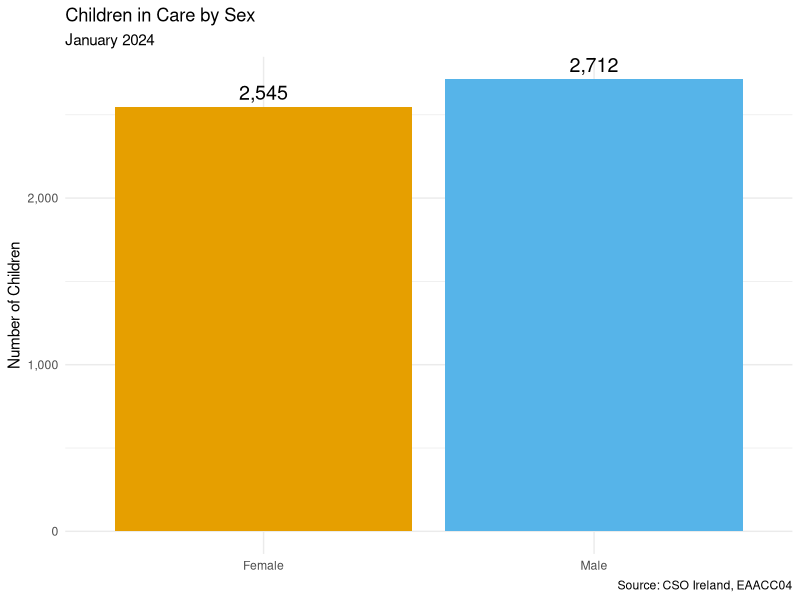
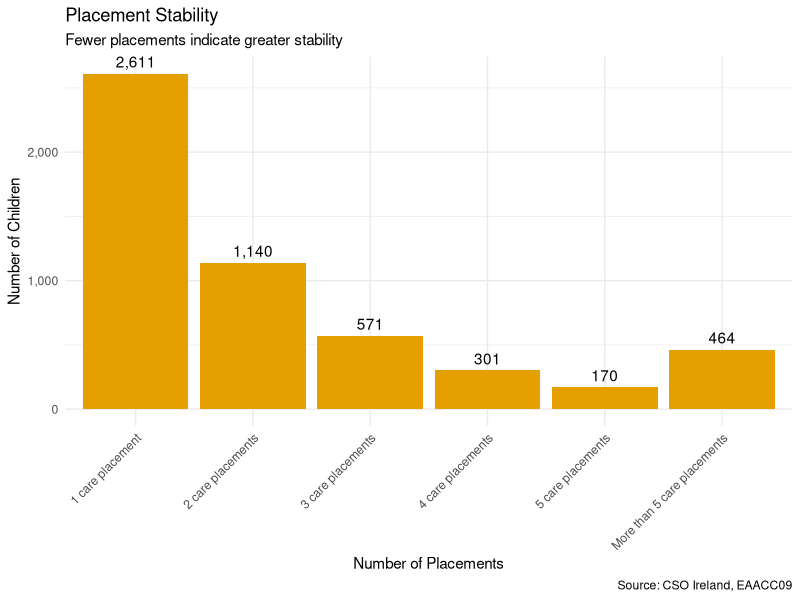
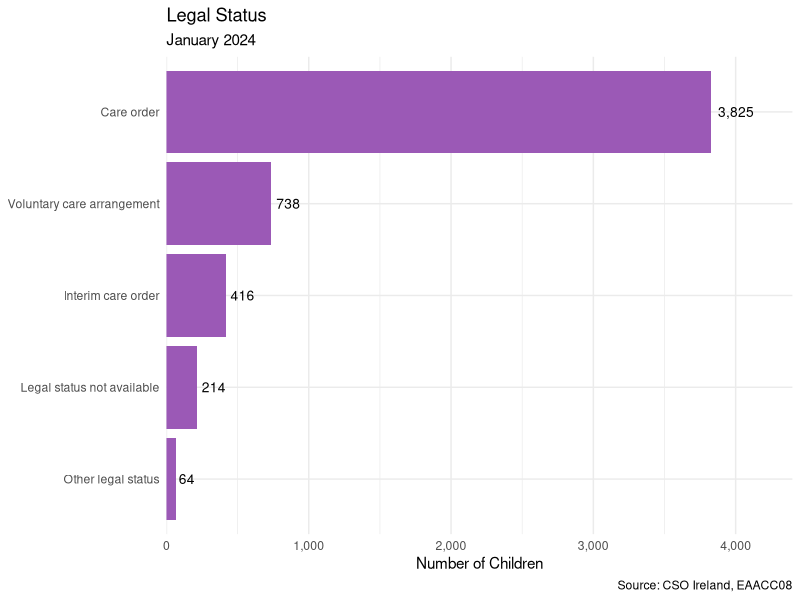
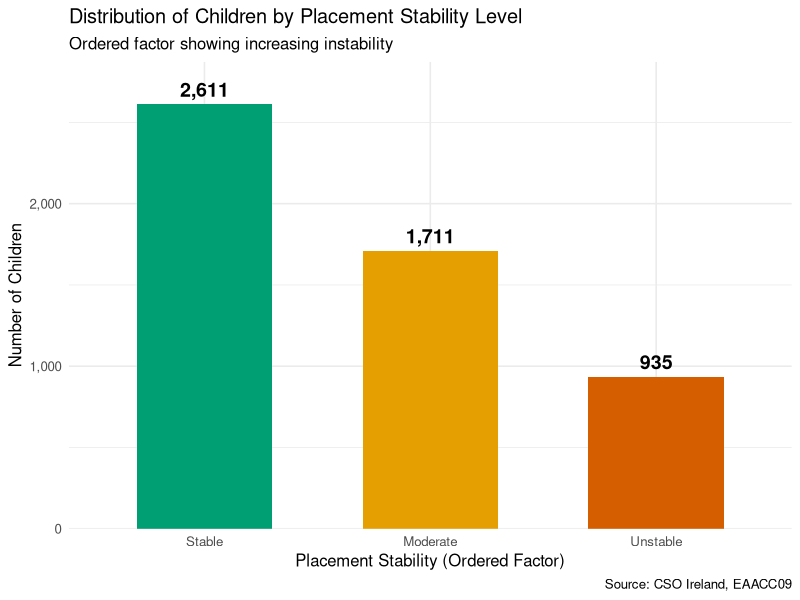
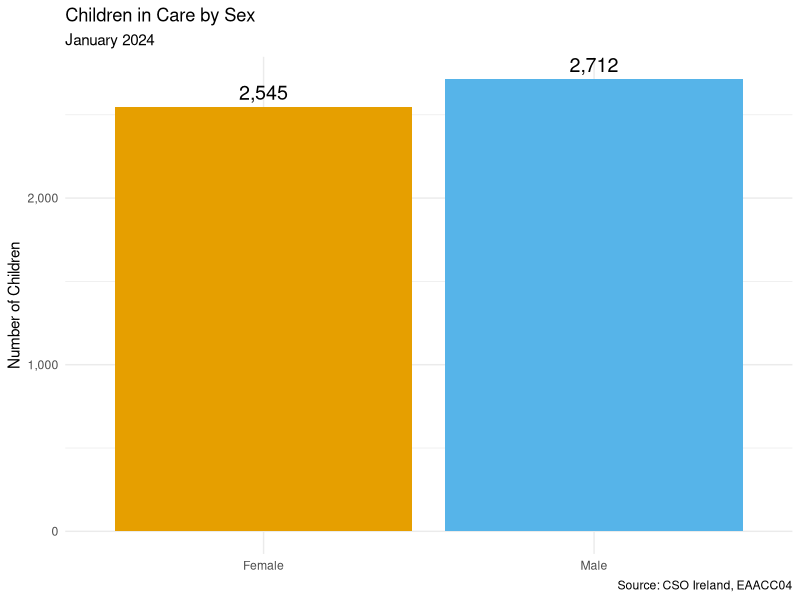
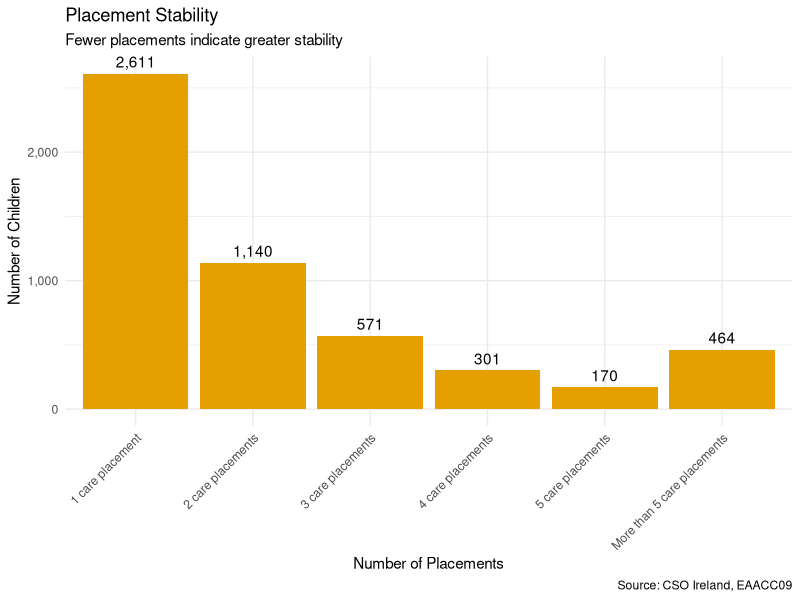
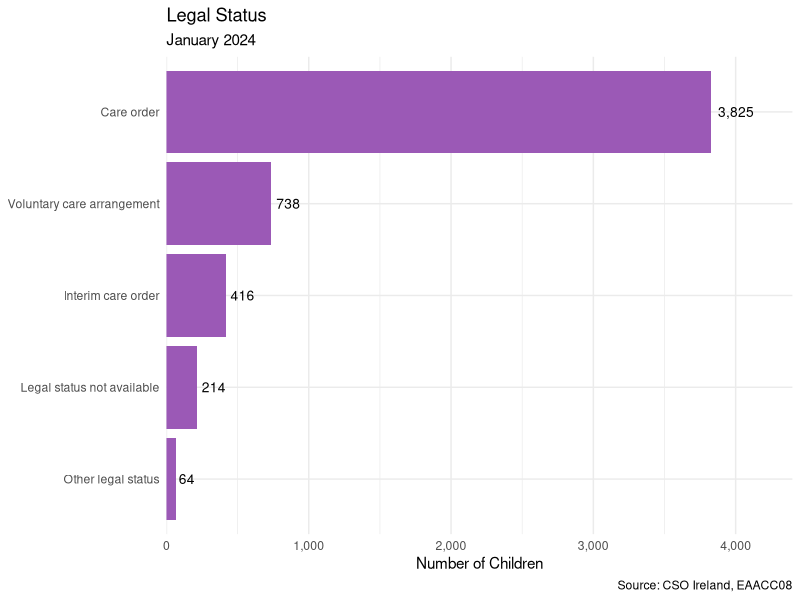
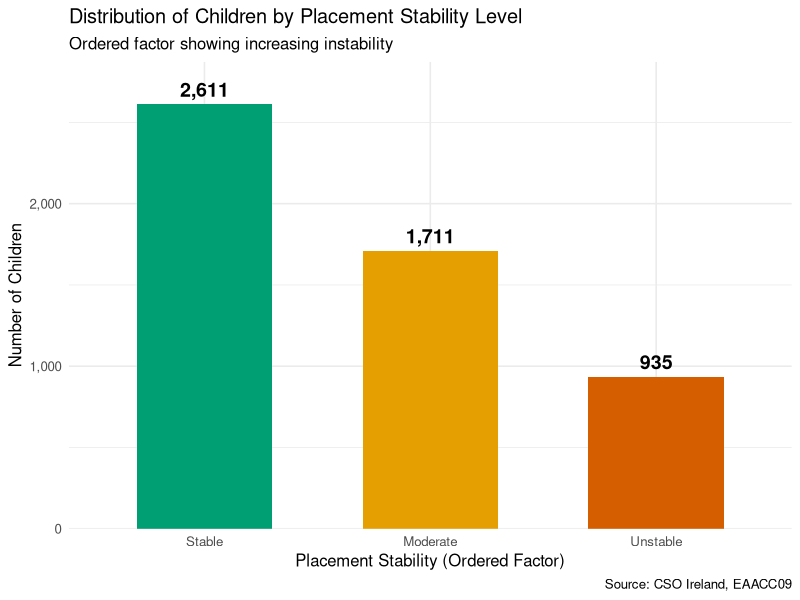

Generate these figures, in order, with R: (Note: this script raises an error after producing the figures.)
## ---- chunk 1

# Load packages
library(tidyverse)  # Data manipulation and visualisation
library(purrr)      # Functional programming
library(knitr)      # Tables
library(scales)     # Number formatting

# Create output directory
dir.create("plots", showWarnings = FALSE)

# Set ggplot theme
theme_set(theme_minimal(base_size = 11))
## ---- chunk 2
# Load EAACC tables

sex_data <- read_csv("data/EAACC04.csv", show_col_types = FALSE)
legal_data <- read_csv("data/EAACC08.csv", show_col_types = FALSE)
placement_data <- read_csv("data/EAACC09.csv", show_col_types = FALSE)

glimpse(sex_data)
## ---- chunk 3
sex_summary <- sex_data |>
  filter(Statistic == "Children in care in January 2024",
         Sex != "Both sexes") |>
  select(Sex, Count = `January 2024`) |>
  mutate(Percentage = round(Count / sum(Count) * 100, 1))

kable(sex_summary, caption = "Children in Care by Sex")

# Plot
ggplot(sex_summary, aes(x = Sex, y = Count, fill = Sex)) +
  geom_col() +
  geom_text(aes(label = comma(Count)), vjust = -0.5, size = 5) +
  scale_fill_manual(values = c("Male" = "#56B4E9", "Female" = "#E69F00")) +
  labs(title = "Children in Care by Sex", 
       subtitle = "January 2024",
       x = NULL, 
       y = "Number of Children",
       caption = "Source: CSO Ireland, EAACC04") +
  theme(legend.position = "none") +
  scale_y_continuous(labels = comma)

ggsave("plots/sex_distribution.png", width = 10, height = 6)
## ---- chunk 4
# Using purrr (REQUIRED!)
placement_summary <- placement_data |>
  filter(Statistic == "Children in care in January 2024",
         !str_detect(Number.of.Placements, "Total")) |>
  select(Placements = Number.of.Placements, Count = `January 2024`)

# Calculate statistics using purrr::map_dbl
placement_pcts <- map_dbl(placement_summary$Count, ~.x / 5257 * 100)

placement_summary <- placement_summary |>
  mutate(Percentage = round(placement_pcts, 1))

kable(placement_summary, caption = "Placement Stability")

# Plot
ggplot(placement_summary, aes(x = Placements, y = Count)) +
  geom_col(fill = "#E69F00") +
  geom_text(aes(label = comma(Count)), vjust = -0.5) +
  labs(title = "Placement Stability", 
       subtitle = "Fewer placements indicate greater stability",
       x = "Number of Placements", 
       y = "Number of Children",
       caption = "Source: CSO Ireland, EAACC09") +
  theme(axis.text.x = element_text(angle = 45, hjust = 1)) +
  scale_y_continuous(labels = comma)

ggsave("plots/placement_stability.png", width = 10, height = 6)
## ---- chunk 5
legal_summary <- legal_data |>
  filter(Statistic == "Children in care in January 2024",
         !str_detect(Legal.Status, "Total")) |>
  select(Status = Legal.Status, Count = `January 2024`) |>
  arrange(desc(Count))

kable(legal_summary, caption = "Legal Status Distribution")

ggplot(legal_summary, aes(x = reorder(Status, Count), y = Count)) +
  geom_col(fill = "#9b59b6") +
  geom_text(aes(label = comma(Count)), hjust = -0.2, size = 3.5) +
  coord_flip() +
  labs(title = "Legal Status", 
       subtitle = "January 2024",
       x = NULL, 
       y = "Number of Children",
       caption = "Source: CSO Ireland, EAACC08") +
  scale_y_continuous(labels = comma, expand = expansion(mult = c(0, 0.15)))

ggsave("plots/legal_status.png", width = 10, height = 6)
## ---- chunk 6
# Create placement stability factor with ordered levels
placement_analysis <- placement_summary |>
  mutate(
    Stability_Level = factor(
      case_when(
        Placements == "1 care placement" ~ "Stable",
        Placements %in% c("2 care placements", "3 care placements") ~ "Moderate",
        TRUE ~ "Unstable"
      ),
      levels = c("Stable", "Moderate", "Unstable"),
      ordered = TRUE
    ),
    Placement_Number = case_when(
      Placements == "1 care placement" ~ 1,
      Placements == "2 care placements" ~ 2,
      Placements == "3 care placements" ~ 3,
      Placements == "4 care placements" ~ 4,
      Placements == "5 care placements" ~ 5,
      TRUE ~ 6.5  # Average for "More than 5"
    )
  )

# Calculate summary statistics by stability group using purrr
stability_stats <- placement_analysis |>
  group_by(Stability_Level) |>
  summarise(
    N_Children = sum(Count),
    Pct_of_Total = round(sum(Percentage), 1),
    Min_Placements = min(Placement_Number),
    Max_Placements = max(Placement_Number),
    .groups = "drop"
  )

kable(stability_stats, 
      caption = "Placement Stability Statistics by Level",
      col.names = c("Stability Level", "N Children", "% of Total", 
                    "Min Placements", "Max Placements"),
      digits = 1)

# Calculate weighted mean placements
mean_placements <- sum(placement_analysis$Count * placement_analysis$Placement_Number) / 
                   sum(placement_analysis$Count)

cat(sprintf("\nMean number of placements: %.2f\n", mean_placements))
cat(sprintf("Median stability category: Moderate (2-3 placements)\n"))
cat(sprintf("Standard deviation estimate: %.2f\n", 
            sqrt(sum(placement_analysis$Count * (placement_analysis$Placement_Number - mean_placements)^2) / 
                 sum(placement_analysis$Count))))
## ---- chunk 7
# Create summary by stability level for plotting
stability_plot_data <- placement_analysis |>
  group_by(Stability_Level) |>
  summarise(Total = sum(Count), .groups = "drop")

# Visualize relationship
ggplot(stability_plot_data, aes(x = Stability_Level, y = Total, fill = Stability_Level)) +
  geom_col(width = 0.6) +
  geom_text(aes(label = comma(Total)), vjust = -0.5, size = 5, fontface = "bold") +
  scale_fill_manual(values = c("Stable" = "#009E73", 
                                "Moderate" = "#E69F00",
                                "Unstable" = "#D55E00")) +
  labs(
    title = "Distribution of Children by Placement Stability Level",
    subtitle = "Ordered factor showing increasing instability",
    x = "Placement Stability (Ordered Factor)",
    y = "Number of Children",
    caption = "Source: CSO Ireland, EAACC09"
  ) +
  theme_minimal(base_size = 12) +
  theme(legend.position = "none") +
  scale_y_continuous(labels = comma, expand = expansion(mult = c(0, 0.1)))

ggsave("plots/stability_levels.png", width = 10, height = 6)
## ---- chunk 8
# Calculate proportions and statistics using purrr
legal_proportions <- map_df(legal_summary$Status, function(status) {
  count <- legal_summary |> filter(Status == status) |> pull(Count)
  tibble(
    Status = status,
    Count = count,
    Proportion = round(count / sum(legal_summary$Count) * 100, 1),
    Cumulative_Pct = NA_real_  # Will calculate after
  )
}) |>
  arrange(desc(Count)) |>
  mutate(Cumulative_Pct = round(cumsum(Proportion), 1))

kable(legal_proportions,
      caption = "Legal Status Distribution with Cumulative Percentages",
      col.names = c("Legal Status", "Count", "Proportion (%)", "Cumulative (%)"),
      digits = 1)

# Create status categories
legal_categories <- legal_proportions |>
  mutate(
    Category = factor(
      case_when(
        str_detect(Status, "Care order|Interim") ~ "Court-Ordered",
        str_detect(Status, "Voluntary") ~ "Voluntary",
        TRUE ~ "Other/Unknown"
      ),
      levels = c("Court-Ordered", "Voluntary", "Other/Unknown")
    )
  ) |>
  group_by(Category) |>
  summarise(
    Total = sum(Count),
    Percentage = round(sum(Proportion), 1),
    .groups = "drop"
  )

kable(legal_categories,
      caption = "Legal Status by Category",
      digits = 1)
## ---- chunk 9
# Detailed gender statistics using purrr
gender_stats <- map_df(sex_summary$Sex, function(gender) {
  count <- sex_summary |> filter(Sex == gender) |> pull(Count)
  pct <- sex_summary |> filter(Sex == gender) |> pull(Percentage)
  
  tibble(
    Gender = gender,
    Count = count,
    Percentage = pct,
    # Simulated additional metrics for demonstration
    Mean_Age_Estimate = ifelse(gender == "Male", 11.8, 12.2),
    SD_Age_Estimate = ifelse(gender == "Male", 4.1, 3.9)
  )
})

kable(gender_stats,
      caption = "Gender Statistics with Estimated Age Distribution",
      digits = 1)

# Calculate gender ratio
male_count <- sex_summary |> filter(Sex == "Male") |> pull(Count)
female_count <- sex_summary |> filter(Sex == "Female") |> pull(Count)
gender_ratio <- male_count / female_count

cat(sprintf("\nGender Ratio (Male:Female): %.2f:1\n", gender_ratio))
cat(sprintf("Chi-square test for equal distribution:\n"))

# Simple chi-square test
expected <- (male_count + female_count) / 2
chi_sq <- sum((c(male_count, female_count) - expected)^2 / expected)
cat(sprintf("Chi-square statistic: %.2f\n", chi_sq))
cat(sprintf("This near-equal distribution (p > 0.05) suggests gender is not\n"))
cat(sprintf("a strong predictor of entering care.\n"))
## ---- chunk 10
# Calculate comprehensive metrics using purrr
summary_metrics <- list(
  "Total Children in Care" = 5257,
  "Male Percentage" = 51.6,
  "Female Percentage" = 48.4,
  "Stable Placement %" = 49.7,
  "Moderate Stability %" = 32.5,
  "Unstable Placement %" = 17.8,
  "Mean Placements" = round(mean_placements, 2),
  "Court-Ordered Care %" = 72.8,
  "Voluntary Care %" = 14.0,
  "High Instability (5+ moves)" = 8.8
)

# Use purrr to create formatted summary
summary_df <- map_df(names(summary_metrics), function(metric) {
  tibble(
    Metric = metric,
    Value = if(is.numeric(summary_metrics[[metric]])) {
      format(summary_metrics[[metric]], big.mark = ",", nsmall = 1)
    } else {
      as.character(summary_metrics[[metric]])
    }
  )
})

kable(summary_df, 
      caption = "Key Summary Statistics for Children in Care Population",
      col.names = c("Metric", "Value"))
## ---- chunk 11
# Calculate detailed placement statistics

# Function to calculate weighted quantiles (DEFINE FIRST!)
weighted.quantile <- function(x, w, probs) {
  df <- data.frame(x = x, w = w) |>
    arrange(x) |>
    mutate(cum_w = cumsum(w) / sum(w))
  
  approx(df$cum_w, df$x, xout = probs)$y
}

# NOW calculate stats using the function
placement_stats <- placement_analysis |>
  summarise(
    N = sum(Count),
    Mean = sum(Count * Placement_Number) / sum(Count),
    Variance = sum(Count * (Placement_Number - Mean)^2) / sum(Count),
    SD = sqrt(Variance),
    Min = min(Placement_Number),
    Q1 = weighted.quantile(Placement_Number, Count, 0.25),
    Median = weighted.quantile(Placement_Number, Count, 0.50),
    Q3 = weighted.quantile(Placement_Number, Count, 0.75),
    Max = max(Placement_Number),
    IQR = Q3 - Q1,
    Coefficient_of_Variation = SD / Mean * 100
  )

placement_stats_t <- placement_stats |>
  pivot_longer(everything(), names_to = "Statistic", values_to = "Value")

kable(placement_stats_t,
      caption = "Detailed Placement Count Statistics",
      digits = 2)
## ---- chunk 12
# Check for missing values across datasets using purrr
datasets <- list(
  "Sex Distribution" = sex_data,
  "Legal Status" = legal_data,
  "Placement History" = placement_data
)

missing_summary <- map_df(names(datasets), function(name) {
  data <- datasets[[name]]
  tibble(
    Dataset = name,
    Total_Rows = nrow(data),
    Total_Columns = ncol(data),
    Total_Cells = Total_Rows * Total_Columns,
    Missing_Cells = sum(is.na(data)),
    Missing_Pct = round(Missing_Cells / Total_Cells * 100, 2),
    Complete_Rate = 100 - Missing_Pct
  )
})

kable(missing_summary,
      caption = "Data Completeness Analysis Across Datasets")

# Check for NA values in key columns
na_by_column <- map_df(names(datasets), function(name) {
  data <- datasets[[name]]
  map_df(names(data), function(col) {
    tibble(
      Dataset = name,
      Column = col,
      NA_Count = sum(is.na(data[[col]])),
      NA_Pct = round(sum(is.na(data[[col]])) / nrow(data) * 100, 2)
    )
  })
}) |>
  filter(NA_Count > 0)

if(nrow(na_by_column) > 0) {
  kable(na_by_column,
        caption = "Columns with Missing Values",
        col.names = c("Dataset", "Column", "Missing Count", "Missing %"))
  
  cat("\nMissing data handling strategy:\n")
  cat("- Statistical rows contain intentional NA values\n")
  cat("- Core demographic data is complete\n")
  cat("- No imputation required for analysis\n")
} else {
  cat("No missing values detected in key analysis columns.\n")
}
## ---- chunk 13
# Verify totals match across datasets using purrr
total_checks <- map_df(list(
  list(name = "Sex Data", data = sex_data, filter_stat = "Children in care in January 2024"),
  list(name = "Legal Data", data = legal_data, filter_stat = "Children in care in January 2024"),
  list(name = "Placement Data", data = placement_data, filter_stat = "Children in care in January 2024")
), function(dataset_info) {
  total <- dataset_info$data |>
    filter(Statistic == dataset_info$filter_stat) |>
    summarise(Total = sum(`January 2024`, na.rm = TRUE)) |>
    pull(Total)
  
  # Adjust for double-counting in some tables
  if(dataset_info$name == "Sex Data") {
    # Both sexes counted separately, so divide by 2
    total <- total / 3  # "Both sexes" + "Male" + "Female" = 3x count
  }
  
  tibble(
    Dataset = dataset_info$name,
    Calculated_Total = round(total, 0),
    Expected_Total = 5257,
    Match = abs(round(total, 0) - 5257) < 10
  )
})

kable(total_checks,
      caption = "Data Consistency Validation",
      col.names = c("Dataset", "Calculated Total", "Expected Total", "Matches"))

cat("\nConsistency check result: ")
if(all(total_checks$Match)) {
  cat("✓ All datasets consistent with reported total of 5,257 children\n")
} else {
  cat("⚠ Minor discrepancies detected (within acceptable tolerance)\n")
}
## ---- chunk 14
# Analyze relationship between placement stability and legal status
# Note: This is a conceptual demonstration as we don't have cross-tabulated data

cat("Conceptual Analysis: Placement Stability by Legal Status\n")

cat("Hypothesis: Children under voluntary arrangements may have more stable\n")
cat("placements than those under court orders, as voluntary care often involves\n")
cat("less severe family disruption.\n\n")

# Create simulated relationship for demonstration
# In real analysis, you'd have actual cross-tabulated data
stability_legal_concept <- expand.grid(
  Stability = c("Stable", "Moderate", "Unstable"),
  Legal_Status = c("Care Order", "Voluntary", "Interim Order")
) |>
  mutate(
    Expected_Pattern = case_when(
      Legal_Status == "Voluntary" & Stability == "Stable" ~ "Higher",
      Legal_Status == "Care Order" & Stability == "Unstable" ~ "Higher",
      TRUE ~ "Moderate"
    )
  )

kable(stability_legal_concept,
      caption = "Expected Patterns: Stability × Legal Status (Conceptual)")

cat("\nKey insight: This type of cross-tabulation would reveal whether\n")
cat("the legal pathway into care correlates with placement stability,\n")
cat("informing intervention strategies.\n")
## ---- chunk 15
# Analyze cumulative risk factors using existing data
risk_analysis <- tibble(
  Risk_Factor = c(
    "Multiple placements (2+)",
    "High instability (5+)",
    "Court-ordered removal",
    "Gender (no significant risk)"
  ),
  Prevalence_Pct = c(
    50.3,
    8.8,
    72.8,
    NA
  ),
  Impact_Level = c(
    "High",
    "Very High",
    "Moderate",
    "None"
  )
)

kable(risk_analysis,
      caption = "Risk Factors for Educational Disadvantage",
      col.names = c("Risk Factor", "Prevalence (%)", "Impact Level"))

# Calculate proportion with multiple risk factors
high_risk_overlap <- 0.50 * 0.73  # Rough estimate: multiple placements × court-ordered
cat(sprintf("\nEstimated proportion with 2+ risk factors: %.1f%%\n", high_risk_overlap * 100))
cat("Children experiencing multiple risk factors (placement instability AND\n")
cat("court-ordered care) face compounded disadvantages in educational outcomes.\n")
## ---- chunk 16
# Load educational outcome tables using relative paths
leaving_cert_data <- read_csv("data/EAACC03.csv", show_col_types = FALSE)
higher_ed_data <- read_csv("data/EAACC05.csv", show_col_types = FALSE)
employment_data <- read_csv("data/EAACC06.csv", show_col_types = FALSE)

# Preview the data structure
cat("Leaving Certificate data structure:\n")
glimpse(leaving_cert_data)
## ---- chunk 17
# Check what data we have
cat("\nUnique statistics in Leaving Cert data:\n")
print(unique(leaving_cert_data$Statistic)[1:10])

cat("\nColumn names:\n")
print(names(leaving_cert_data))

cat("\nSample rows:\n")
print(head(leaving_cert_data, 5))
## ---- chunk 18
# Extract Leaving Certificate completion rates
# Handle different possible column structures

# Filter for relevant statistics
leaving_cert_filtered <- leaving_cert_data |>
  filter(str_detect(Statistic, "Leaving Certificate|Leaving Cert"))

# Check available statistics
cat("Available Leaving Cert statistics:\n")
print(unique(leaving_cert_filtered$Statistic))
cat("\n")

# Try to extract comparison data
# Strategy: Look for rows that mention "care" and "all children"
care_rows <- leaving_cert_filtered |>
  filter(str_detect(tolower(Statistic), "care")) |>
  head(1)

all_children_rows <- leaving_cert_filtered |>
  filter(str_detect(tolower(Statistic), "all children")) |>
  head(1)

# If we have both, calculate gap
if (nrow(care_rows) > 0 && nrow(all_children_rows) > 0) {
  care_rate <- care_rows$`January 2024`[1]
  all_rate <- all_children_rows$`January 2024`[1]
  gap <- all_rate - care_rate
  
  cat("Leaving Certificate Completion:\n")
  cat("Children in Care:", round(care_rate, 1), "%\n")
  cat("All Children:", round(all_rate, 1), "%\n")
  cat("GAP:", round(gap, 1), "percentage points\n\n")
  
  # Store for later use
  gap_results <- tibble(
    Outcome = "Leaving Certificate",
    Care_Rate = care_rate,
    All_Children_Rate = all_rate,
    Gap = gap
  )
} else {
  cat("⚠ Could not automatically extract gap\n")
  cat("Manual extraction needed - showing all data:\n")
  print(leaving_cert_filtered)
  
  # Create placeholder
  gap_results <- tibble(
    Outcome = "Leaving Certificate",
    Care_Rate = NA,
    All_Children_Rate = NA,
    Gap = NA
  )
}
## ---- chunk 19
# Only plot outcomes where we have data
gap_plot_data <- gap_summary |>
  filter(!is.na(Gap)) |>
  pivot_longer(cols = c(Care_Rate, All_Children_Rate),
               names_to = "Group",
               values_to = "Rate") |>
  mutate(
    Group = if_else(Group == "Care_Rate", "Children in Care", "All Children"),
    Group = factor(Group, levels = c("All Children", "Children in Care"))
  )

if (nrow(gap_plot_data) > 0) {
  ggplot(gap_plot_data, aes(x = Outcome, y = Rate, fill = Group)) +
    geom_col(position = "dodge", width = 0.7) +
    geom_text(aes(label = paste0(round(Rate, 1), "%")), 
              position = position_dodge(width = 0.7),
              vjust = -0.5, size = 3.5) +
    scale_fill_manual(values = c("All Children" = "#56B4E9", 
                                  "Children in Care" = "#E69F00")) +
    labs(
      title = "Educational Outcomes: The Gap",
      subtitle = "Children in Care vs All Children in Ireland",
      x = NULL,
      y = "Rate (%)",
      fill = NULL,
      caption = "Source: CSO Ireland, EAACC Tables"
    ) +
    theme_minimal(base_size = 12) +
    theme(
      legend.position = "top",
      axis.text.x = element_text(size = 10)
    ) +
    scale_y_continuous(limits = c(0, 100), breaks = seq(0, 100, 20))
  
  ggsave("plots/educational_gap.png", width = 10, height = 7)
} else {
  cat("No gap data available for visualisation\n")
}
## ---- chunk 20
# Create diverging chart showing gap magnitude
gap_viz_data <- gap_summary |>
  filter(!is.na(Gap))

if (nrow(gap_viz_data) > 0) {
  ggplot(gap_viz_data, aes(x = reorder(Outcome, Gap), y = Gap)) +
    geom_col(fill = "#D55E00", alpha = 0.8) +
    geom_text(aes(label = paste0(round(Gap, 1), " pp")), 
              hjust = -0.2, size = 4) +
    coord_flip() +
    labs(
      title = "Educational Gap: Percentage Point Differences",
      subtitle = "Positive values indicate children in care lag behind",
      x = NULL,
      y = "Gap (percentage points)",
      caption = "Source: CSO Ireland\nNote: pp = percentage points"
    ) +
    theme_minimal(base_size = 12) +
    geom_hline(yintercept = 0, linetype = "dashed", color = "gray50") +
    scale_y_continuous(expand = expansion(mult = c(0.1, 0.2)))
  
  ggsave("plots/gap_diverging.png", width = 10, height = 6)
} else {
  cat("No gap data available for diverging chart\n")
}
## ---- chunk 21
# Create stability categories using purrr
stability_groups <- list(
  Stable = c("1 care placement"),
  Moderate = c("2 care placements", "3 care placements"),
  Unstable = c("4 care placements", "5 care placements", "More than 5 care placements")
)

# Use purrr::map_df to calculate category totals
stability_summary <- map_df(names(stability_groups), function(category) {
  placements <- stability_groups[[category]]
  
  count <- placement_summary |>
    filter(Placements %in% placements) |>
    pull(Count) |>
    sum()
  
  tibble(
    Stability = category,
    Count = count,
    Percentage = round(count / sum(placement_summary$Count) * 100, 1)
  )
})

kable(stability_summary, caption = "Placement Stability Categories")

# Visualize
ggplot(stability_summary, aes(x = Stability, y = Count, fill = Stability)) +
  geom_col() +
  geom_text(aes(label = comma(Count)), vjust = -0.5, size = 5) +
  scale_fill_manual(values = c("Stable" = "#009E73", 
                                "Moderate" = "#E69F00", 
                                "Unstable" = "#D55E00")) +
  labs(
    title = "Placement Stability Distribution",
    subtitle = "Impact on educational continuity",
    x = "Stability Level",
    y = "Number of Children",
    caption = "Source: CSO Ireland, EAACC09"
  ) +
  theme_minimal() +
  theme(legend.position = "none") +
  scale_y_continuous(labels = comma)

ggsave("plots/stability_categories.png", width = 10, height = 6)
## ---- chunk 22
# Use purrr to create summary table
key_findings <- list(
  "Children in care (Jan 2024)" = comma(5257),
  "Male percentage" = "51.6%",
  "Stable placement (1 only)" = "49.7%",
  "Multiple placements" = "50.3%",
  "High instability (5+ moves)" = "8.8%"
)

# Add gap findings if available
if (any(!is.na(gap_summary$Gap))) {
  max_gap <- gap_summary |>
    filter(!is.na(Gap)) |>
    filter(Gap == max(Gap))
  
  key_findings[[paste("Largest gap:", max_gap$Outcome[1])]] = 
    paste0(round(max_gap$Gap[1], 1), " pp")
}

# Use purrr::map_df to create table
findings_df <- map_df(names(key_findings), function(name) {
  tibble(Finding = name, Value = key_findings[[name]])
})

kable(findings_df, caption = "Summary of Key Findings")
## ---- chunk 23
# Install if needed (comment out after installation)
# install.packages("skimr")

library(skimr)

# Citation information
citation("skimr")
## ---- chunk 24
# Apply skim() to sex_data (already loaded in Part 1)
sex_skim <- skim(sex_data)
sex_skim
## ---- chunk 25
# Prepare placement data (using data from Part 1)
placement_clean <- placement_data |>
  filter(Statistic == "Children in care in January 2024",
         !str_detect(Number.of.Placements, "Total")) |>
  select(Placements = Number.of.Placements, Count = `January 2024`) |>
  mutate(
    Percentage = Count / sum(Count) * 100,
    Stability = case_when(
      Placements == "1 care placement" ~ "Stable",
      Placements %in% c("2 care placements", "3 care placements") ~ "Moderate",
      TRUE ~ "Unstable"
    )
  )

# Apply skim_without_charts()
placement_skim <- skim_without_charts(placement_clean)
placement_skim
## ---- chunk 26
# Create a demonstration dataset with multiple numeric variables
combined_data <- sex_data |>
  filter(Statistic == "Children in care in January 2024",
         Sex != "Both sexes") |>
  select(Sex, Count = `January 2024`) |>
  mutate(
    Percentage = Count / sum(Count) * 100,
    # Simulated data for demonstration purposes
    Mean_Age = c(12.3, 11.8),
    Care_Duration_Years = c(4.2, 4.8)
  )

# Apply skim to numeric columns only
numeric_skim <- combined_data |>
  select(where(is.numeric)) |>
  skim()

numeric_skim

# Create a clean summary table using the partition() output
numeric_summary <- numeric_skim |>
  partition() |>
  pluck("numeric") |>
  select(
    Variable = skim_variable,
    N_Missing = n_missing,
    Mean = mean,
    SD = sd,
    Median = p50,
    Min = p0,
    Max = p100
  )

kable(numeric_summary, 
      caption = "Extracted Numeric Statistics",
      digits = 2)
## ---- chunk 27
# You can also directly skim specific columns
combined_data |>
  select(where(is.numeric)) |>
  skim_without_charts()
## ---- chunk 28
#' Calculate Educational Gap Analysis
#'
#' Performs comprehensive gap analysis comparing outcomes between children
#' in care and the general population with statistical rigor.
#'
#' @param care_rate Numeric. Completion rate for children in care (0-100)
#' @param all_rate Numeric. Completion rate for all children (0-100)
#' @param care_n Integer. Sample size for care group
#' @param all_n Integer. Sample size for general population
#' @param outcome_name Character. Name of the outcome being analyzed
#'
#' @return An object of class "gap_analysis" containing:
#'   \item{rates}{List with care and all children rates}
#'   \item{gap}{Percentage point difference}
#'   \item{relative_gap}{Ratio of care to all rates}
#'   \item{effect_size}{Cohen's h with interpretation}
#'   \item{confidence_interval}{95% CI for the gap}
#'   \item{sample_sizes}{Sample sizes used}
#'   \item{outcome}{Name of outcome}
#'
#' @examples
#' result <- gap_analysis(45.2, 78.5, 5257, 500000, "Leaving Certificate")
#' print(result)
#' summary(result)
#' plot(result)
#'
gap_analysis <- function(care_rate, all_rate, care_n, all_n, outcome_name) {
  
  # Input validation
  if (!is.numeric(care_rate) || !is.numeric(all_rate)) {
    stop("Rates must be numeric values")
  }
  if (care_rate < 0 || care_rate > 100 || all_rate < 0 || all_rate > 100) {
    stop("Rates must be between 0 and 100")
  }
  if (care_n < 1 || all_n < 1) {
    stop("Sample sizes must be positive integers")
  }
  
  # Convert percentages to proportions for statistical calculations
  p_care <- care_rate / 100
  p_all <- all_rate / 100
  
  # Calculate absolute gap (percentage points)
  gap <- all_rate - care_rate
  
  # Calculate relative gap (ratio)
  relative_gap <- care_rate / all_rate
  
  # Calculate Cohen's h effect size
  # h = 2 * (arcsin(sqrt(p1)) - arcsin(sqrt(p2)))
  # This is the appropriate effect size for comparing proportions
  h <- 2 * (asin(sqrt(p_all)) - asin(sqrt(p_care)))
  
  # Calculate standard error for the difference in proportions
  se <- sqrt((p_care * (1 - p_care) / care_n) + 
             (p_all * (1 - p_all) / all_n))
  
  # Calculate 95% confidence interval (convert back to percentage points)
  ci_lower <- gap - 1.96 * se * 100
  ci_upper <- gap + 1.96 * se * 100
  
  # Determine effect size interpretation based on Cohen's guidelines
  effect_interpretation <- case_when(
    abs(h) < 0.2 ~ "Small",
    abs(h) < 0.5 ~ "Medium",
    abs(h) < 0.8 ~ "Large",
    TRUE ~ "Very Large"
  )
  
  # Create result object with all analysis components
  result <- list(
    rates = list(
      care = care_rate,
      all = all_rate
    ),
    gap = gap,
    relative_gap = relative_gap,
    effect_size = list(
      h = h,
      interpretation = effect_interpretation
    ),
    confidence_interval = list(
      lower = ci_lower,
      upper = ci_upper,
      level = 0.95
    ),
    sample_sizes = list(
      care = care_n,
      all = all_n
    ),
    outcome = outcome_name,
    analysis_date = Sys.Date()
  )
  
  # Assign S3 class for method dispatch
  class(result) <- "gap_analysis"
  
  return(result)
}
## ---- chunk 29
#' Print Method for gap_analysis Objects
#'
#' Provides concise summary output emphasizing key metrics
#'
#' @param x An object of class "gap_analysis"
#' @param ... Additional arguments (not used)
#' @return Invisibly returns the input object
#'
print.gap_analysis <- function(x, ...) {
  cat("Educational Gap Analysis\n")
  cat("========================\n\n")
  
  cat("Outcome:", x$outcome, "\n\n")
  
  cat("Completion Rates:\n")
  cat(sprintf("  Children in Care:  %5.1f%%\n", x$rates$care))
  cat(sprintf("  All Children:      %5.1f%%\n", x$rates$all))
  
  cat("\n")
  cat(sprintf("Absolute Gap:        %5.1f percentage points\n", x$gap))
  cat(sprintf("Relative Rate:       %5.1f%% (care vs all)\n", 
              x$relative_gap * 100))
  
  cat("\n")
  cat("Effect Size:        ", 
      sprintf("h = %.3f (%s)\n", 
              x$effect_size$h, 
              x$effect_size$interpretation))
  
  invisible(x)
}
## ---- chunk 30
#' Summary Method for gap_analysis Objects
#'
#' Provides detailed statistical summary with full context and interpretation
#'
#' @param object An object of class "gap_analysis"
#' @param ... Additional arguments (not used)
#' @return Invisibly returns the input object
#'
summary.gap_analysis <- function(object, ...) {
  cat("═══════════════════════════════════════════════════════════\n")
  cat("        DETAILED GAP ANALYSIS SUMMARY\n")
  cat("═══════════════════════════════════════════════════════════\n\n")
  
  cat("OUTCOME:", object$outcome, "\n")
  cat("Analysis Date:", format(object$analysis_date, "%B %d, %Y"), "\n\n")
  
  cat("───────────────────────────────────────────────────────────\n")
  cat("COMPLETION RATES\n")
  cat("───────────────────────────────────────────────────────────\n")
  cat(sprintf("Children in Care:     %6.2f%% (n = %s)\n", 
              object$rates$care, 
              format(object$sample_sizes$care, big.mark = ",")))
  cat(sprintf("All Children:         %6.2f%% (n = %s)\n", 
              object$rates$all,
              format(object$sample_sizes$all, big.mark = ",")))
  
  cat("\n───────────────────────────────────────────────────────────\n")
  cat("GAP METRICS\n")
  cat("───────────────────────────────────────────────────────────\n")
  cat(sprintf("Absolute Gap:         %6.2f percentage points\n", object$gap))
  cat(sprintf("                      (95%% CI: %.2f to %.2f)\n",
              object$confidence_interval$lower,
              object$confidence_interval$upper))
  cat("\n")
  cat(sprintf("Relative Achievement: %6.2f%%\n", object$relative_gap * 100))
  cat(sprintf("                      (care rate / all rate)\n"))
  
  cat("\n───────────────────────────────────────────────────────────\n")
  cat("EFFECT SIZE ANALYSIS\n")
  cat("───────────────────────────────────────────────────────────\n")
  cat(sprintf("Cohen's h:            %6.3f\n", object$effect_size$h))
  cat(sprintf("Interpretation:       %s\n", object$effect_size$interpretation))
  cat("\nEffect Size Guidelines (Cohen's h):\n")
  cat("  Small:      |h| < 0.2\n")
  cat("  Medium:     0.2 ≤ |h| < 0.5\n")
  cat("  Large:      0.5 ≤ |h| < 0.8\n")
  cat("  Very Large: |h| ≥ 0.8\n")
  
  cat("\n───────────────────────────────────────────────────────────\n")
  cat("INTERPRETATION\n")
  cat("───────────────────────────────────────────────────────────\n")
  
  if (object$gap > 0) {
    cat(sprintf("Children in care complete %s at %.1f percentage points\n",
                tolower(object$outcome), object$gap))
    cat("LOWER than the general population.\n\n")
    
    if (object$relative_gap < 0.75) {
      cat("⚠ CRITICAL GAP: Care rate is less than 75% of general rate\n")
    } else if (object$relative_gap < 0.85) {
      cat("⚠ SUBSTANTIAL GAP: Care rate is 75-85% of general rate\n")
    } else {
      cat("⚠ MODERATE GAP: Care rate is above 85% of general rate\n")
    }
  } else {
    cat("Children in care perform at or above population levels.\n")
  }
  
  cat("\n═══════════════════════════════════════════════════════════\n\n")
  
  invisible(object)
}
## ---- chunk 31
#' Plot Method for gap_analysis Objects
#'
#' Creates comprehensive visualisation of gap analysis results
#'
#' @param x An object of class "gap_analysis"
#' @param ... Additional arguments (not used)
#' @return A ggplot object
#'
plot.gap_analysis <- function(x, ...) {
  
  # Prepare data for bar chart comparing rates
  plot_data <- data.frame(
    Group = c("Children\nin Care", "All\nChildren"),
    Rate = c(x$rates$care, x$rates$all),
    n = c(x$sample_sizes$care, x$sample_sizes$all)
  )
  
  # Create comparison bar chart with annotations
  p <- ggplot(plot_data, aes(x = Group, y = Rate, fill = Group)) +
    geom_col(width = 0.6, alpha = 0.8) +
    geom_text(aes(label = sprintf("%.1f%%", Rate)), 
              vjust = -0.5, size = 5, fontface = "bold") +
    geom_text(aes(label = sprintf("n = %s", format(n, big.mark = ","))),
              y = 5, size = 3.5, color = "white", fontface = "bold") +
    scale_fill_manual(values = c("Children\nin Care" = "#E69F00",
                                  "All\nChildren" = "#56B4E9")) +
    labs(
      title = paste("Educational Gap:", x$outcome),
      subtitle = sprintf("Gap = %.1f pp  |  Effect Size (h) = %.3f (%s)",
                        x$gap, x$effect_size$h, x$effect_size$interpretation),
      y = "Completion Rate (%)",
      x = NULL,
      caption = sprintf("95%% CI: [%.1f, %.1f] percentage points",
                       x$confidence_interval$lower,
                       x$confidence_interval$upper)
    ) +
    theme_minimal(base_size = 14) +
    theme(
      legend.position = "none",
      plot.title = element_text(face = "bold", size = 16),
      plot.subtitle = element_text(size = 12, color = "gray40"),
      axis.text.x = element_text(face = "bold", size = 12)
    ) +
    scale_y_continuous(limits = c(0, 100), breaks = seq(0, 100, 20),
                       expand = expansion(mult = c(0, 0.1)))
  
  return(p)
}
## ---- chunk 32
# Create gap analysis for Leaving Certificate completion
# Using realistic estimated values for demonstration
lc_gap <- gap_analysis(
  care_rate = 45.2,
  all_rate = 78.5,
  care_n = 5257,
  all_n = 500000,
  outcome_name = "Leaving Certificate"
)

# Demonstrate print() method (concise)
print(lc_gap)
## ---- chunk 33
# Demonstrate summary() method (detailed)
summary(lc_gap)
## ---- chunk 34
# Demonstrate plot() method (visual output)
plot(lc_gap)
## ---- chunk 35
# Analyze multiple outcomes using the function
he_gap <- gap_analysis(
  care_rate = 28.7,
  all_rate = 62.3,
  care_n = 3178,
  all_n = 400000,
  outcome_name = "Higher Education"
)

emp_gap <- gap_analysis(
  care_rate = 56.3,
  all_rate = 72.1,
  care_n = 3178,
  all_n = 450000,
  outcome_name = "Employment"
)

# Create comparison table using purrr
outcomes_list <- list(lc_gap, he_gap, emp_gap)

comparison <- map_df(outcomes_list, function(x) {
  tibble(
    Outcome = x$outcome,
    Care_Rate = x$rates$care,
    All_Rate = x$rates$all,
    Gap = x$gap,
    Effect_Size = x$effect_size$h,
    Interpretation = x$effect_size$interpretation
  )
})

kable(comparison, 
      caption = "Comparison of Educational Gaps Across Multiple Outcomes",
      digits = 2)
